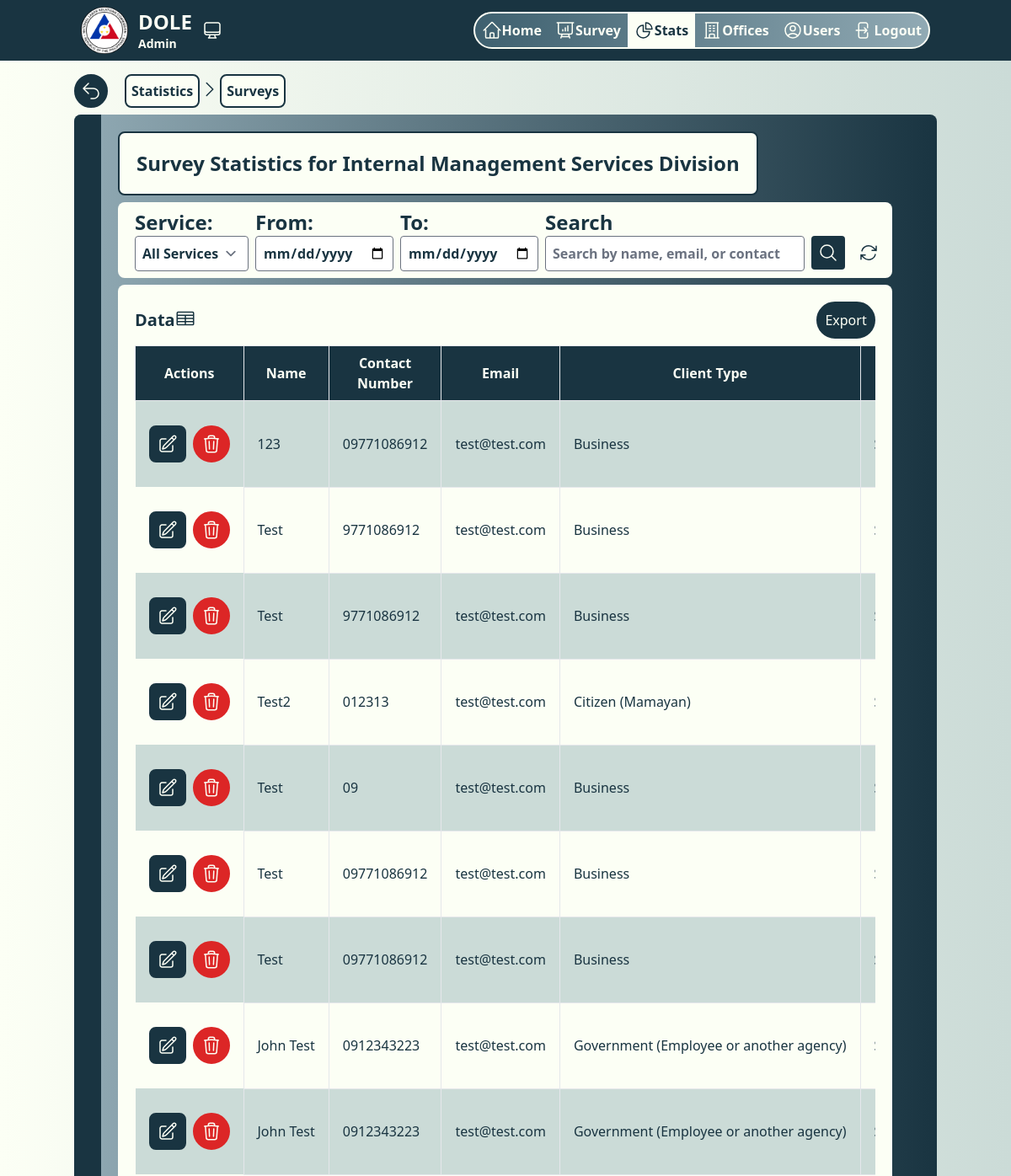
The app's page /stats/sur/1/ (signed in, upper part), older data.
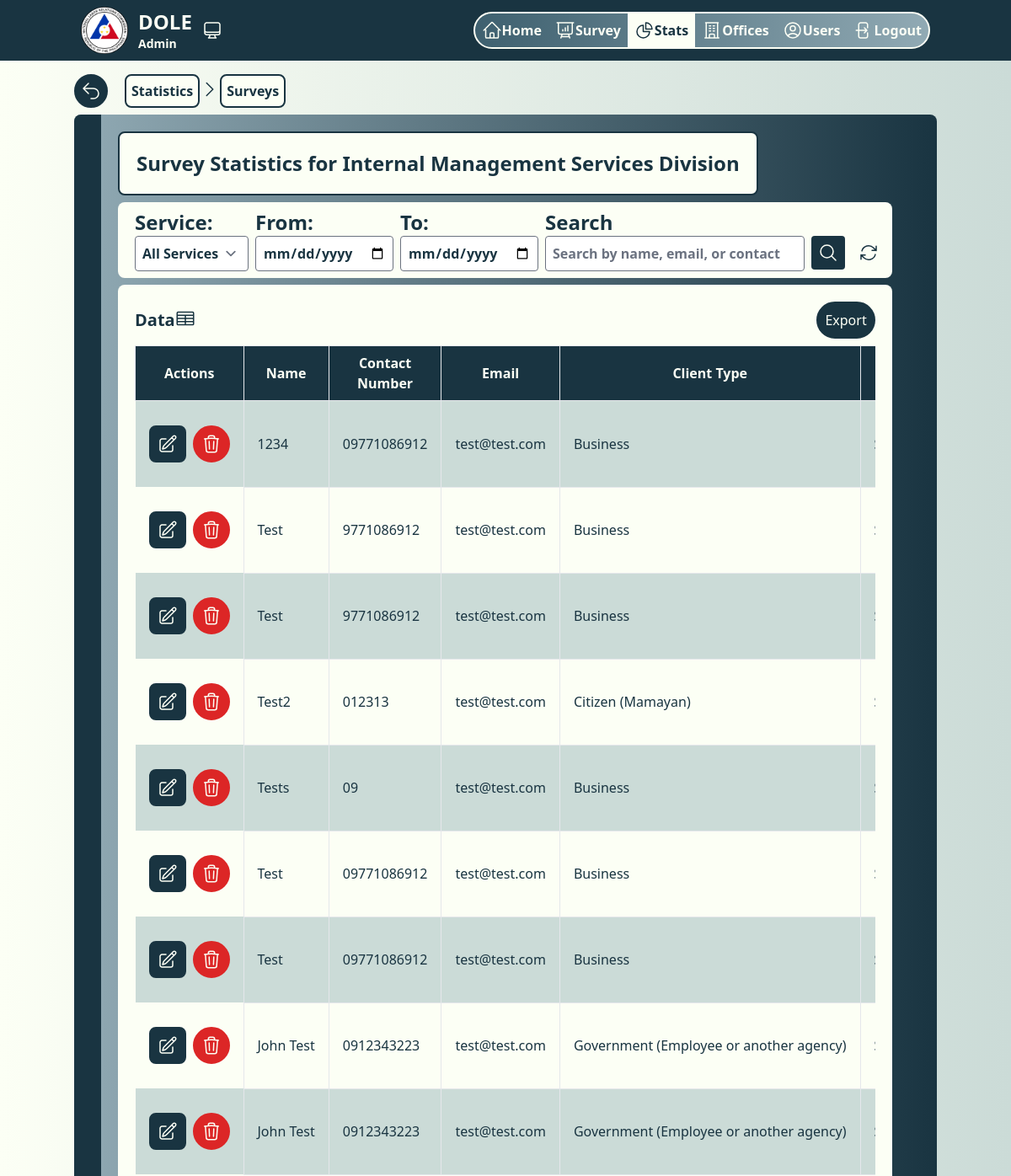
The same page, newer data.
### survey/models.py (models this page shows, shortened)
class Survey(models.Model):
    office = models.ForeignKey(Office, on_delete=models.CASCADE)
    service = models.ForeignKey(Service, on_delete=models.CASCADE)
    class SexChoices(models.TextChoices):
        MALE = "M", 'Male'
        FEMALE = "F", 'Female'
    class ClientTypeChoices(models.TextChoices):
        CITIZEN = "CM", 'Citizen (Mamayan)'
        BUSINESS = "B", 'Business'
        GOVERNMENT = "G", 'Government (Employee or another agency)'
    class ScaleChoices(models.IntegerChoices):
        NA = 0, 'N/A'
        STRONGLY_DISAGREE = 1, 'Strongly Disagree'
        DISAGREE = 2, 'Disagree'
        NEUTRAL = 3, 'Neutral'
        AGREE = 4, 'Agree'
        STRONGLY_AGREE = 5, 'Strongly Agree'
    class CC1Choices(models.IntegerChoices):
        KNOW_AND_SEEN = 1, 'I know what a CC is and I saw this office\'s CC.'
        KNOW_NOT_SEEN = 2, 'I know what a CC is but I did NOT see this office\'s CC.'
        LEARNED_WHEN_SEEN = 3, 'I learned of the CC only when I saw this office\'s CC.'
        DO_NOT_KNOW_NOT_SEEN = 4, 'I do not know what a CC is and I did not see one in this office.'
    class CC2Choices(models.IntegerChoices):
        EASY_TO_SEE = 1, 'Easy to see'
        SOMEWHAT_EASY_TO_SEE = 2, 'Somewhat easy to see'
        DIFFICULT_TO_SEE = 3, 'Difficult to see'
        NOT_VISIBLE = 4, 'Not visible at all'
        NA = 5, 'N/A'
    class CC3Choices(models.IntegerChoices):
        HELPED_VERY_MUCH = 1, 'Helped very much'
        SOMEWHAT_HELPED = 2, 'Somewhat helped'
        DID_NOT_HELP = 3, 'Did not help'
        NA = 4, 'N/A'
    name = models.CharField(max_length=255)
    contact_number = models.CharField(max_length=15)
    email = models.EmailField(max_length=254,null=True, blank=True)
    client_type = models.CharField(max_length=2, choices=ClientTypeChoices.choices)
    date = models.DateField()
    sex = models.CharField(max_length=1, choices=SexChoices.choices)
    age = models.PositiveIntegerField()
    region = models.CharField(max_length=255)
    cc1 = models.IntegerField(choices=CC1Choices.choices)
    cc2 = models.IntegerField(choices=CC2Choices.choices)
    cc3 = models.IntegerField(choices=CC3Choices.choices)
    sqd0 = models.IntegerField(choices=ScaleChoices.choices)
    sqd1 = models.IntegerField(choices=ScaleChoices.choices)
    sqd2 = models.IntegerField(choices=ScaleChoices.choices)
    sqd3 = models.IntegerField(choices=ScaleChoices.choices)
    sqd4 = models.IntegerField(choices=ScaleChoices.choices)
    sqd5 = models.IntegerField(choices=ScaleChoices.choices)
    sqd6 = models.IntegerField(choices=ScaleChoices.choices)
    sqd7 = models.IntegerField(choices=ScaleChoices.choices)
    sqd8 = models.IntegerField(choices=ScaleChoices.choices)
    suggestions = models.TextField()

### stats/views.py (the view)
# urls.py: path('sur/<int:office_id>/', views.survey_statistics, name='survey_statistics'),
@login_required(login_url='login')
@user_passes_test(lambda user: user.is_superuser or has_role(user, ['admin', 'hr', 'employee']))
def survey_statistics(request, office_id):
    office = get_object_or_404(Office, id=office_id)
    services = Service.objects.filter(office=office)
    start_date = request.GET.get('start_date')
    end_date = request.GET.get('end_date')
    selected_service = request.GET.get('service')
    search_query = request.GET.get('search', '')
    surveys = Survey.objects.filter(office=office).select_related('service')
    if start_date and end_date:
        surveys = surveys.filter(date__range=[start_date, end_date])
    if selected_service and selected_service != 'None':
        surveys = surveys.filter(service_id=selected_service)
    if search_query:
        surveys = surveys.filter(
            Q(name__icontains=search_query) |
            Q(email__icontains=search_query) |
            Q(contact_number__icontains=search_query)
        )
    paginator = Paginator(surveys.order_by('id'), 10)
    page_number = request.GET.get('page')
    page_surveys = paginator.get_page(page_number)
    total_surveys_count = surveys.count()
    total_score = surveys.aggregate(
        total_sqd=Sum(F('sqd0') + F('sqd1') + F('sqd2') + F('sqd3') +
                       F('sqd4') + F('sqd5') + F('sqd6') + F('sqd7') + F('sqd8'))
    )['total_sqd'] or 0
    average_score = total_score / (total_surveys_count * 9) if total_surveys_count > 0 else 0
    average_score = round(average_score, 2)
    percentage_score = (average_score / 5) * 100
    percentage_score = round(percentage_score, 2)
    client_type_stats = surveys.values('client_type').annotate(count=Count('client_type'))
    sex_stats = surveys.values('sex').annotate(count=Count('sex'))
    context = {
        'office': office,
        'surveys': page_surveys,
        'total_surveys_count': total_surveys_count,
        'average_score': average_score,
        'percentage_score': percentage_score,
        'client_type_stats': client_type_stats,
        'sex_stats': sex_stats,
        'services': services,
        'selected_service': selected_service,
        'paginator': paginator,
        'search_query': search_query,
    }
    return render(request, 'survey_statistics.html', context)

### authentication/utils.py (called while the page is built)
def has_role(user, allowed_roles):
    if hasattr(user, 'profile') and user.profile.role in allowed_roles:
        return True
    return False

### office/models.py (called while the page is built)
    def __str__(self):
        return self.office_name

### stats/templates/survey_statistics.html (shortened to what the changed rows need)
{% extends 'layout.html' %}
{% block center_content %}
{% endblock %}
{% block content %}
<div class="bg-gradient-to-r from-navyLighterBlue to-navyBlue container mx-auto   rounded-lg my-2 flex">
    <div class="w-11/12 pt-5 pl-5 pb-5">
        <div class="my-2 bg-beige  rounded-lg p-5 flex flex-col">
            <div class="overflow-y-auto">
                <table class="min-w-full">
                    <thead>
                        <tr class="bg-navyBlue text-beige">
                            {% if user.is_superuser or user.profile.role == 'admin' %}
                            <th class="border px-4 py-2">Actions</th>
                            {% endif %}
                            <th class="border px-4 py-2">Name</th>
                            <th class="border px-4 py-2">Contact Number</th>
                            <th class="border px-4 py-2">Email</th>
                            <th class="border px-4 py-2">Client Type</th>
                            <th class="border px-4 py-2">Date</th>
                        </tr>
                    </thead>
                    <tbody>
                        {% for survey in surveys %}
                        <tr class=" whitespace-nowrap odd:bg-navyLightestBlue text-navyBlue">
                            {% if user.is_superuser or user.profile.role == 'admin' %}
                            <td class="px-4 flex gap-x-2 my-7">
                                <a href="{% url 'survey_item_edit' survey.id %}" class="bg-beige inline-flex justify-center items-center border-2 border-navyBlue p-2 rounded-lg bg-navyBlue text-beige hover:text-navyBlue hover:bg-beige transition duration-200">
                                </a>
                                <button type="button" onclick="openDeleteSurveyModal('{{ survey.id }}', '{{ survey.name }}', '{{ survey.service.service_name }}', '{{ survey.suggestions }}')"
                                    class="border-2 border-red-600 flex justify-center items-center p-2 rounded-full bg-red-600 text-beige hover:text-red-600 hover:bg-beige transition duration-200">
                                </button>
                            </td>
                            {% endif %}
                            <td class="border px-4 py-2">{{ survey.name }}</td>
                            <td class="border px-4 py-2">{{ survey.contact_number }}</td>
                            <td class="border px-4 py-2">{{ survey.email }}</td>
                            <td class="border px-4 py-2">{{ survey.get_client_type_display }}</td>
                            <td class="border px-4 py-2">{{ survey.date }}</td>
                        </tr>
                        {% empty %}
                        <tr>
                            <td colspan="20" class="border px-4 py-2 text-center">No surveys available.</td>
                        </tr>
                        {% endfor %}
                    </tbody>
                </table>
            </div>
        </div>
    </div>
</div>
{% endblock %}

Row changes from the older to the newer data that the page shows:
changed Survey (number 1 of 9 on the later page): name "123" → "1234"
changed Survey: name "Test" → "Tests"
